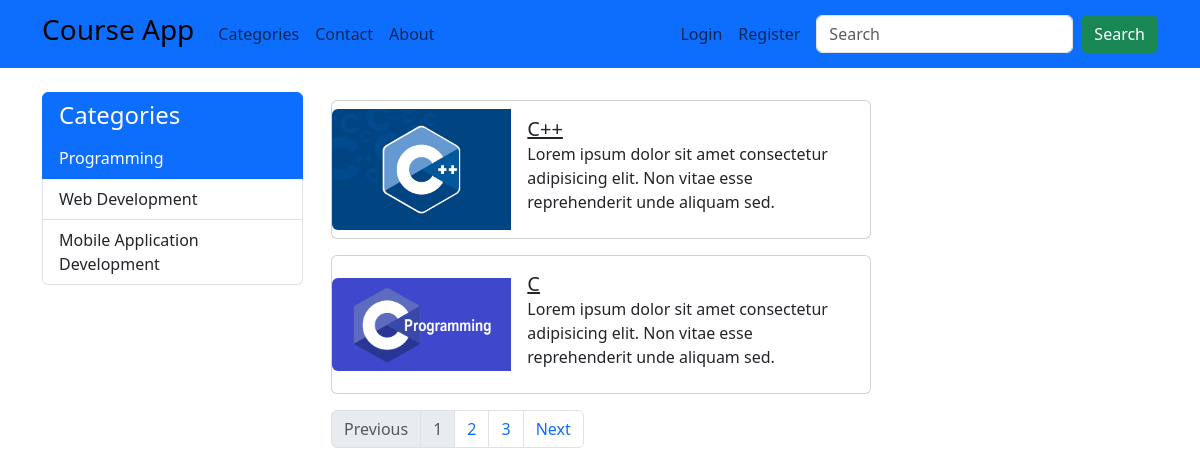
The page /courses/programming/ on the database its author committed.
### courses/models.py (models this page shows, shortened)
class Categories(models.Model):
    title = models.CharField(max_length=50)
    URL = models.CharField(max_length=50)
    slug = models.SlugField(default="", max_length=50, null=False)

class Courses(models.Model):
    title = models.CharField(max_length=50)
    URL = models.CharField(max_length=50)
    imgURL = models.FileField(upload_to="images/", null=True, blank=True)
    content = models.TextField()
    isActive = models.BooleanField()
    category = models.ManyToManyField(Categories)
    slug = models.SlugField(default="", max_length=50, null=False)

### courses/views.py (the view)
# urls.py: path('<category>/', views.course, name="categorySlug"),
def course(request, category):
    paginator = Paginator(Courses.objects.filter(URL__contains=f"{category}"), 2)
    return render(request, "course.html", {
        "paginator" : paginator,
        "categories" : Categories.objects.all(),
        "courses" : paginator.get_page(request.GET.get("page", 1)),
        "selectedCategory" : f"{category}",
    })

### courses/templates/course.html (shortened to what this page needs)
{% extends "partials/_coursesarticle.html" %}
{% load static %}
{% block content %}
    {% for course in courses %}
        {% if course.isActive %}
            <div class="ms-1">
                <div class="card mb-3" style="max-width: 540px;">
                    <div class="row g-0">
                    <div class="col-md-4 m-auto">
                        <img src="{{ course.imgURL.url }}" class="img-fluid rounded-start" alt="...">
                    </div>
                    <div class="col-md-8">
                        <div class="card-body">
                            <a href="#" class="card-title h5"> {{ course.title }} </a>
                            <p class="card-text mb-2">Lorem ipsum dolor sit amet consectetur adipisicing elit. Non vitae esse reprehenderit unde aliquam sed.</p>
                        </div>
                    </div>
                    </div>
                </div>
            </div>
        {% endif %}
    {% endfor %}
    {% if paginator.num_pages > 1 %}
        <nav class="ms-1" aria-label="Page navigation example">
            <ul class="pagination">
                <li class="page-item {% if courses.has_previous == False %}disabled{% endif %}"><a class="page-link" href="?page={% if courses.has_previous == True %}{{ courses.previous_page_number }}{% endif %}">Previous</a></li>
                <li class="page-item disabled"><a class="page-link" href="?page={{ courses.number }}">{{ courses.number }}</a></li>
                {% if courses.has_next == True %}<li class="page-item"><a class="page-link" href="?page={{ courses.number|add:"+1" }}">{{ courses.number|add:"+1" }}</a></li>{% endif %}
                {% if courses.has_previous == False and courses.number|add:"+2" in paginator.page_range %}<li class="page-item "><a class="page-link" href="?page={{ courses.number|add:"+2" }}">{{ courses.number|add:"+2" }}</a></li>{% endif %}
                <li class="page-item {% if courses.has_next == False %}disabled{% endif %}"><a class="page-link" href="?page={% if courses.has_next == True %}{{ courses.next_page_number }}{% endif %}">Next</a></li>
            </ul>
        </nav>
    {% endif %}
{% endblock %}
{% block courseslist %}
<div class="col-3">
    <ul class="list-group">
        <a href="{% url 'coursesSlug' %}" class="list-group-item list-group-item-action active">
            <h4 class="m-0">
                Categories
            </h4>
        </a>
        {% for category in categories %}
        <a href="{% url 'categorySlug' category.slug %}" class="list-group-item list-group-item-action {% if selectedCategory == category.slug %}active{% endif %}">{{ category.title }}</a>
        {% endfor %}
    </ul>
</div>
{% endblock %}

### index/templates/partials/_coursesarticle.html
{% extends "layout.html" %}
{% block article %}
<div class="col-9">
    {% block content %}{% endblock %}
</div>
{% endblock %}

### index/templates/layout.html (shortened to what this page needs)
<!DOCTYPE html>
<html lang="en">
<head>
    <link rel="stylesheet" href="https://cdnjs.cloudflare.com/ajax/libs/bootstrap/5.3.1/css/bootstrap.min.css" />
</head>
<body>
    {% include "partials/_navbar.html" %}
    <main class="container">
        <div class="row mt-4">
            {% block courseslist %}{% endblock %}
            {% block article %}{% endblock %}
        </div>
    </main>
</body>
</html>

### index/templates/partials/_navbar.html (shortened to what this page needs)
<nav class="navbar navbar-expand-lg bg-primary">
    <div class="container">
        <a href="http://127.0.0.1:8000/" class="navbar-brand">
            <h3>Course App</h3>
        </a>
        <ul class="navbar-nav me-auto">
            <li class="nav-item">
                <a href="{% url 'coursesSlug' %}" class="nav-link">Categories</a>
            </li>
            <li class="nav-item">
                <a href="{% url 'contact' %}" class="nav-link">Contact</a>
            </li>
            <li class="nav-item">
                <a href="{% url 'about' %}" class="nav-link">About</a>
            </li>
        </ul>
        <ul class="navbar-nav me-2">
            {% if user.is_authenticated %}
            <li class="nav-item ">
                <a href="{% url 'logout' %}" class="nav-link text-end">Logout</a>
            </li>
            {% else %}
            <li class="nav-item ">
                <a href="{% url 'login' %}" class="nav-link text-end">Login</a>
            </li>
            <li class="nav-item ">
                <a href="{% url 'register' %}" class="nav-link text-end">Register</a>
            </li>
            {% endif %}
        </ul>
        <form class="d-flex" action="/search">
            <input class="form-control me-2" type="search" name="q" placeholder="Search" aria-label="Search">
            <button class="btn btn-success" type="submit">Search</button>
        </form>
    </div>
</nav>

### rows shown on the page
Categories: title "Programming"
Categories: title "Web Development"
Categories: title "Mobile Application Development"
Courses: imgURL (picture), title "C++"
Courses: imgURL (picture), title "C"

### other values the page prints
{{ courses.number }} "1"
{{ courses.number|add:"+1" }} "2"
{{ courses.number|add:"+2" }} "3"
